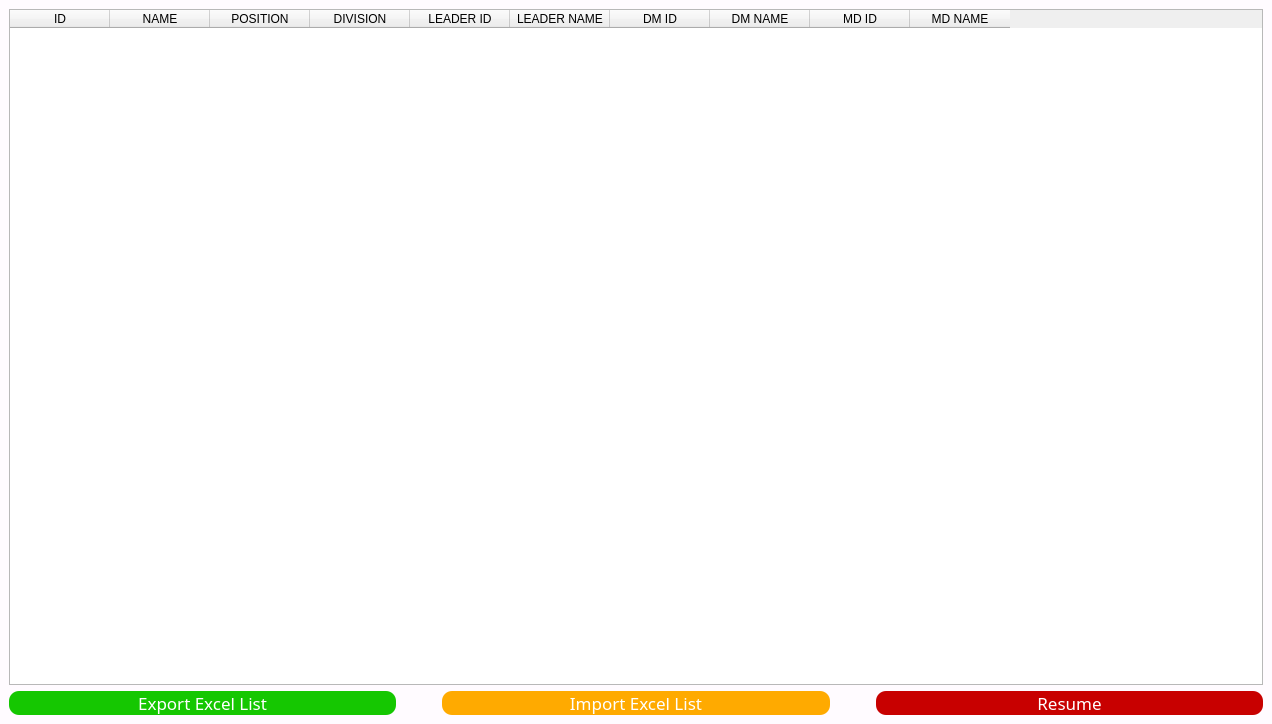
<?xml version="1.0" encoding="UTF-8"?>
<ui version="4.0">
 <class>TeamStructure</class>
 <widget class="QMainWindow" name="TeamStructure">
  <property name="geometry">
   <rect>
    <x>0</x>
    <y>0</y>
    <width>1272</width>
    <height>724</height>
   </rect>
  </property>
  <property name="windowTitle">
   <string>Steam Structure</string>
  </property>
  <property name="styleSheet">
   <string notr="true">QMainWindow
{
	background-color: rgb(255, 251, 255);
}</string>
  </property>
  <widget class="QWidget" name="centralwidget">
   <layout class="QVBoxLayout" name="verticalLayout">
    <item>
     <widget class="QTableWidget" name="tableWidget">
      <property name="editTriggers">
       <set>QAbstractItemView::NoEditTriggers</set>
      </property>
      <property name="selectionBehavior">
       <enum>QAbstractItemView::SelectRows</enum>
      </property>
      <column>
       <property name="text">
        <string>ID</string>
       </property>
      </column>
      <column>
       <property name="text">
        <string>NAME</string>
       </property>
      </column>
      <column>
       <property name="text">
        <string>POSITION</string>
       </property>
      </column>
      <column>
       <property name="text">
        <string>DIVISION</string>
       </property>
      </column>
      <column>
       <property name="text">
        <string>LEADER ID</string>
       </property>
      </column>
      <column>
       <property name="text">
        <string>LEADER NAME</string>
       </property>
      </column>
      <column>
       <property name="text">
        <string>DM ID</string>
       </property>
      </column>
      <column>
       <property name="text">
        <string>DM NAME</string>
       </property>
      </column>
      <column>
       <property name="text">
        <string>MD ID</string>
       </property>
      </column>
      <column>
       <property name="text">
        <string>MD NAME</string>
       </property>
      </column>
     </widget>
    </item>
    <item>
     <layout class="QHBoxLayout" name="horizontalLayout">
      <item>
       <widget class="QPushButton" name="pushButton_2">
        <property name="styleSheet">
         <string notr="true">QPushButton

{
    font-family:Microsoft Yahei;

    font-size:13pt;
 
    color:white;

    background-color:rgb(21, 199, 1);

    border-radius:10px;

}

QPushButton:hover
{
    background-color:rgb(21, 175, 0);
    padding-left:-3px;
    padding-top:-3px;

}


QPushButton:pressed
{  
    background-color:rgb(0, 113, 0);
    padding-left:3px;
    padding-top:3px;
}</string>
        </property>
        <property name="text">
         <string>Export Excel List</string>
        </property>
       </widget>
      </item>
      <item>
       <spacer name="horizontalSpacer_2">
        <property name="orientation">
         <enum>Qt::Horizontal</enum>
        </property>
        <property name="sizeType">
         <enum>QSizePolicy::Fixed</enum>
        </property>
        <property name="sizeHint" stdset="0">
         <size>
          <width>40</width>
          <height>20</height>
         </size>
        </property>
       </spacer>
      </item>
      <item>
       <widget class="QPushButton" name="pushButton_3">
        <property name="styleSheet">
         <string notr="true">QPushButton
{
    font-family:Microsoft Yahei;
    font-size:13pt; 
    color:white;
    background-color:rgb(255, 170, 0);
    border-radius:10px;
}

QPushButton:hover
{
    background-color:rgb(230, 153, 0);
    padding-left:-3px;
    padding-top:-3px;

}

QPushButton:pressed
{
    background-color:rgb(197, 128, 0);
    padding-left:3px;
    padding-top:3px;
}</string>
        </property>
        <property name="text">
         <string>Import Excel List</string>
        </property>
       </widget>
      </item>
      <item>
       <spacer name="horizontalSpacer_3">
        <property name="orientation">
         <enum>Qt::Horizontal</enum>
        </property>
        <property name="sizeType">
         <enum>QSizePolicy::Fixed</enum>
        </property>
        <property name="sizeHint" stdset="0">
         <size>
          <width>40</width>
          <height>20</height>
         </size>
        </property>
       </spacer>
      </item>
      <item>
       <widget class="QPushButton" name="pushButton_4">
        <property name="styleSheet">
         <string notr="true">QPushButton
{
    font-family:Microsoft Yahei;
    font-size:13pt;  
    color:white;
    background-color:rgb(200, 0, 0);
    border-radius:10px;
}


QPushButton:hover
{

    background-color:rgb(176, 0, 0);
    padding-left:-3px;
    padding-top:-3px;
}


QPushButton:pressed
{
    background-color:rgb(147, 0, 0);  
    padding-left:3px;
    padding-top:3px;
    font-size:13pt;}</string>
        </property>
        <property name="text">
         <string>Resume</string>
        </property>
       </widget>
      </item>
     </layout>
    </item>
   </layout>
  </widget>
 </widget>
 <resources/>
 <connections/>
</ui>
